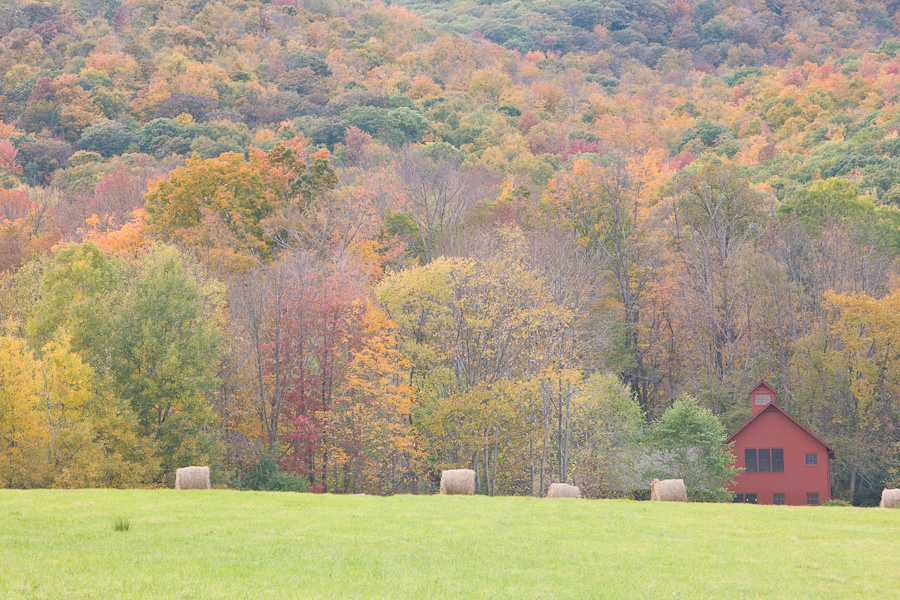
//> input picture code/artificial_intelligence/src/image_processing/contrast_enhancement/lc.jpeg, 900 x 600 px
$ ./main ../contrast_enhancement/lc.jpeg   (built with g++ and OpenCV 4)
//> lines starting //> are read from the running program, lines starting //| are printed output that depends on the picture
#include "opencv2/imgproc/imgproc.hpp"
#include "opencv2/highgui/highgui.hpp"
#include "highgui.h"
#include <stdlib.h>
#include <stdio.h>

/// Global variables
cv::Mat src, erosion_dst, dilation_dst;

int erosion_elem = 0;
int erosion_size = 0;
int dilation_elem = 0;
int dilation_size = 0;
int const max_elem = 2;
int const max_kernel_size = 21;

/** Function Headers */
void Erosion( int, void* );
void Dilation( int, void* );

/** @function main */
int main( int argc, char** argv )
{
  /// Load an image
  src = cv::imread( argv[1] );
//> src is the input picture: 600 rows x 900 cols, CV_8UC3; mean B, G, R 128.7, 160.1, 171.3

  if( !src.data )
  { return -1; }

  /// Create windows
  cv::namedWindow( "Erosion Demo", CV_WINDOW_AUTOSIZE );
  cv::namedWindow( "Dilation Demo", CV_WINDOW_AUTOSIZE );
  cvMoveWindow( "Dilation Demo", src.cols, 0 );

  /// Create Erosion Trackbar
  cv::createTrackbar( "Element:\n 0: Rect \n 1: Cross \n 2: Ellipse", "Erosion Demo",
                  &erosion_elem, max_elem,
                  Erosion );
//> slider 'Element:\n 0: Rect \n 1: Cross \n' is set to 1

  cv::createTrackbar( "Kernel size:\n 2n +1", "Erosion Demo",
                  &erosion_size, max_kernel_size,
                  Erosion );
//> slider 'Kernel size:\n 2n +1' is set to 7

  /// Create Dilation Trackbar
  cv::createTrackbar( "Element:\n 0: Rect \n 1: Cross \n 2: Ellipse", "Dilation Demo",
                  &dilation_elem, max_elem,
                  Dilation );
//> slider 'Element:\n 0: Rect \n 1: Cross \n' is set to 1

  cv::createTrackbar( "Kernel size:\n 2n +1", "Dilation Demo",
                  &dilation_size, max_kernel_size,
                  Dilation );
//> slider 'Kernel size:\n 2n +1' is set to 7

  /// Default start
  Erosion( 0, 0 );
  Dilation( 0, 0 );

  cv::waitKey(0);
  return 0;
}

/**  @function Erosion  */
void Erosion( int, void* )
{
  int erosion_type;
  if( erosion_elem == 0 ){ erosion_type = cv::MORPH_RECT; }
  else if( erosion_elem == 1 ){ erosion_type = cv::MORPH_CROSS; }
  else if( erosion_elem == 2) { erosion_type = cv::MORPH_ELLIPSE; }

  cv::Mat element = cv::getStructuringElement( erosion_type,
                                       cv::Size( 2*erosion_size + 1, 2*erosion_size+1 ),
                                       cv::Point( erosion_size, erosion_size ) );

  /// Apply the erosion operation
  cv::erode( src, erosion_dst, element );
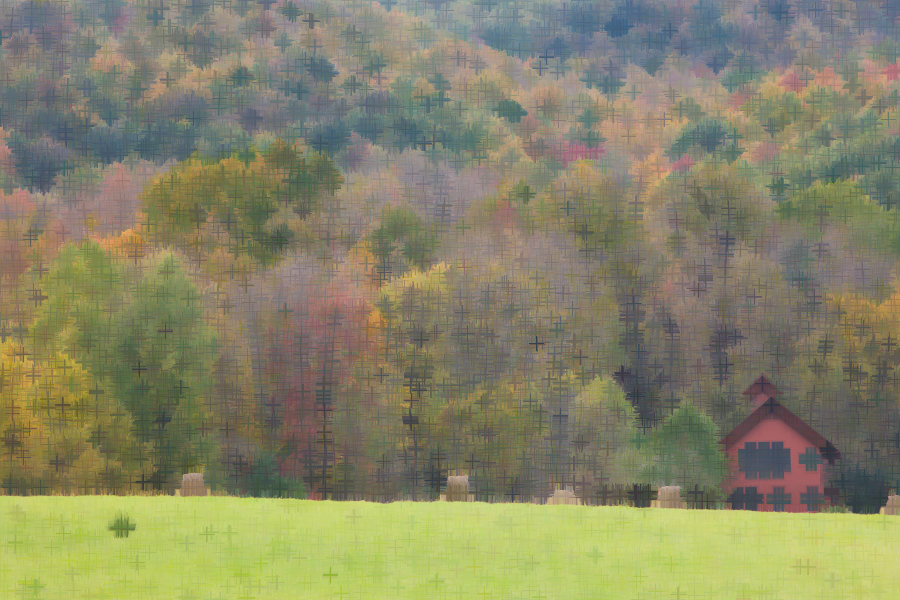
//> erosion_dst: 600 rows x 900 cols, CV_8UC3; mean B, G, R 103.4, 133.3, 134.6
  cv::imshow( "Erosion Demo", erosion_dst );
}

/** @function Dilation */
void Dilation( int, void* )
{
  int dilation_type;
  if( dilation_elem == 0 ){ dilation_type = cv::MORPH_RECT; }
  else if( dilation_elem == 1 ){ dilation_type = cv::MORPH_CROSS; }
  else if( dilation_elem == 2) { dilation_type = cv::MORPH_ELLIPSE; }

  cv::Mat element = cv::getStructuringElement( dilation_type,
                                       cv::Size( 2*dilation_size + 1, 2*dilation_size+1 ),
                                       cv::Point( dilation_size, dilation_size ) );
  /// Apply the dilation operation
  cv::dilate( src, dilation_dst, element );
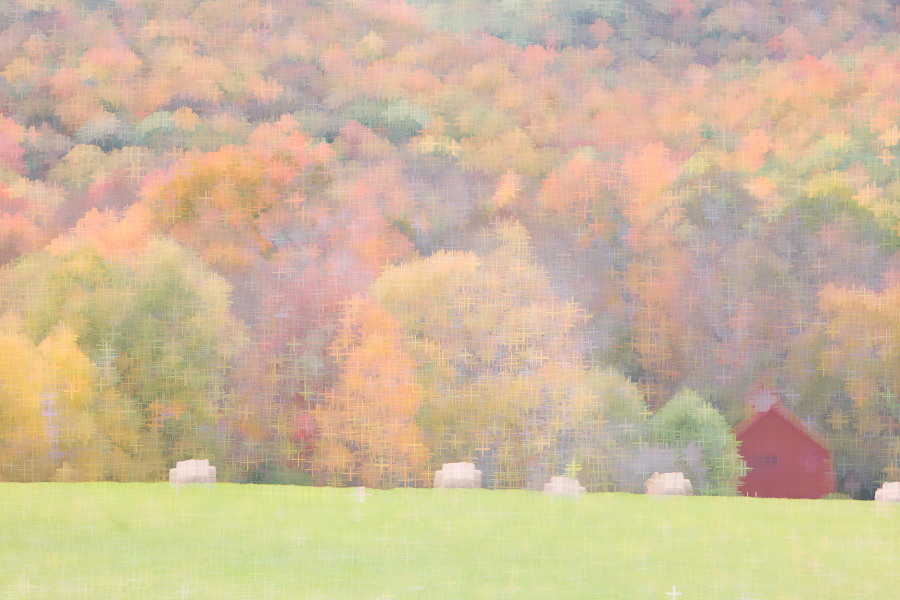
//> dilation_dst: 600 rows x 900 cols, CV_8UC3; mean B, G, R 155.3, 184.9, 205.6
  cv::imshow( "Dilation Demo", dilation_dst );
}
